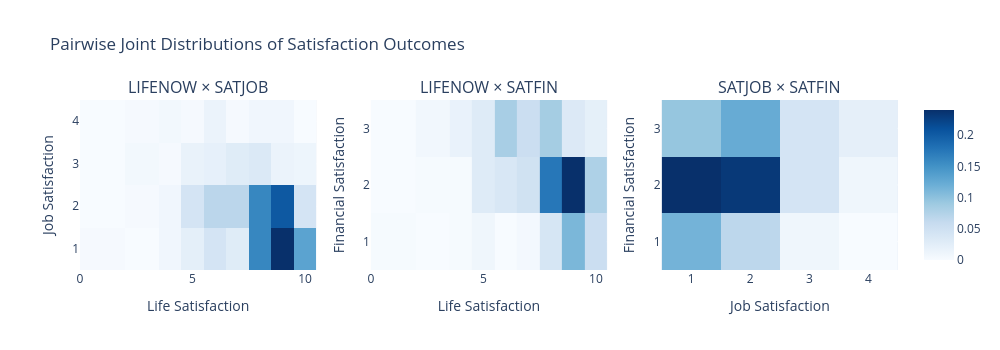

The code cell stored with this chart in its notebook:
### Code cell
# Visualize pairwise joint distributions
fig = make_subplots(rows=1, cols=3, subplot_titles=[
    'LIFENOW × SATJOB', 'LIFENOW × SATFIN', 'SATJOB × SATFIN'
])

# LIFENOW × SATJOB
crosstab1 = pd.crosstab(df_analysis['satjob'], df_analysis['lifenow'], normalize='all')
fig.add_trace(go.Heatmap(
    z=crosstab1.values,
    x=crosstab1.columns.astype(int),
    y=crosstab1.index.astype(int),
    colorscale='Blues',
    showscale=False
), row=1, col=1)

# LIFENOW × SATFIN
crosstab2 = pd.crosstab(df_analysis['satfin'], df_analysis['lifenow'], normalize='all')
fig.add_trace(go.Heatmap(
    z=crosstab2.values,
    x=crosstab2.columns.astype(int),
    y=crosstab2.index.astype(int),
    colorscale='Blues',
    showscale=False
), row=1, col=2)

# SATJOB × SATFIN
crosstab3 = pd.crosstab(df_analysis['satfin'], df_analysis['satjob'], normalize='all')
fig.add_trace(go.Heatmap(
    z=crosstab3.values,
    x=crosstab3.columns.astype(int),
    y=crosstab3.index.astype(int),
    colorscale='Blues',
    showscale=True
), row=1, col=3)

fig.update_xaxes(title_text='Life Satisfaction', row=1, col=1)
fig.update_yaxes(title_text='Job Satisfaction', row=1, col=1)
fig.update_xaxes(title_text='Life Satisfaction', row=1, col=2)
fig.update_yaxes(title_text='Financial Satisfaction', row=1, col=2)
fig.update_xaxes(title_text='Job Satisfaction', row=1, col=3)
fig.update_yaxes(title_text='Financial Satisfaction', row=1, col=3)

fig.update_layout(
    title='Pairwise Joint Distributions of Satisfaction Outcomes',
    height=350, width=1000
)
fig.show()

### Figure 1 — Plotly figure (JSON) as saved in the notebook; plotly's stock layout.template omitted (floating-point values rounded to 4 significant figures)
{"data": [{"colorscale": [[0, "rgb(247,251,255)"], [0.125, "rgb(222,235,247)"], [0.25, "rgb(198,219,239)"], [0.375, "rgb(158,202,225)"], [0.5, "rgb(107,174,214)"], [0.625, "rgb(66,146,198)"], [0.75, "rgb(33,113,181)"], [0.875, "rgb(8,81,156)"], [1, "rgb(8,48,107)"]], "showscale": false, "type": "heatmap", "x": [1, 3, 4, 5, 6, 7, 8, 9, 10], "xaxis": "x", "y": [1, 2, 3, 4], "yaxis": "y", "z": [[0.00202, 0.0, 0.006061, 0.01616, 0.0303, 0.0202, 0.1131, 0.1697, 0.09293], [0.0, 0.00202, 0.006061, 0.0303, 0.04848, 0.04848, 0.1131, 0.1434, 0.0303], [0.0, 0.00404, 0.00202, 0.01212, 0.01414, 0.0202, 0.02424, 0.0101, 0.008081], [0.0, 0.00202, 0.00404, 0.00202, 0.0101, 0.00202, 0.006061, 0.006061, 0.0]]}, {"colorscale": [[0, "rgb(247,251,255)"], [0.125, "rgb(222,235,247)"], [0.25, "rgb(198,219,239)"], [0.375, "rgb(158,202,225)"], [0.5, "rgb(107,174,214)"], [0.625, "rgb(66,146,198)"], [0.75, "rgb(33,113,181)"], [0.875, "rgb(8,81,156)"], [1, "rgb(8,48,107)"]], "showscale": false, "type": "heatmap", "x": [1, 3, 4, 5, 6, 7, 8, 9, 10], "xaxis": "x2", "y": [1, 2, 3], "yaxis": "y2", "z": [[0.00202, 0.0, 0.00202, 0.008081, 0.0, 0.00404, 0.03434, 0.09495, 0.04646], [0.0, 0.00202, 0.00202, 0.02626, 0.03232, 0.0404, 0.1495, 0.2061, 0.06667], [0.0, 0.006061, 0.01414, 0.02626, 0.07071, 0.04646, 0.07273, 0.02828, 0.01818]]}, {"colorscale": [[0, "rgb(247,251,255)"], [0.125, "rgb(222,235,247)"], [0.25, "rgb(198,219,239)"], [0.375, "rgb(158,202,225)"], [0.5, "rgb(107,174,214)"], [0.625, "rgb(66,146,198)"], [0.75, "rgb(33,113,181)"], [0.875, "rgb(8,81,156)"], [1, "rgb(8,48,107)"]], "showscale": true, "type": "heatmap", "x": [1, 2, 3, 4], "xaxis": "x3", "y": [1, 2, 3], "yaxis": "y3", "z": [[0.1152, 0.06667, 0.0101, 0.0], [0.2404, 0.2323, 0.04242, 0.0101], [0.09495, 0.1232, 0.04242, 0.02222]]}], "layout": {"annotations": [{"font": {"size": 16}, "showarrow": false, "text": "LIFENOW × SATJOB", "x": 0.1444, "xanchor": "center", "xref": "paper", "y": 1, "yanchor": "bottom", "yref": "paper"}, {"font": {"size": 16}, "showarrow": false, "text": "LIFENOW × SATFIN", "x": 0.5, "xanchor": "center", "xref": "paper", "y": 1, "yanchor": "bottom", "yref": "paper"}, {"font": {"size": 16}, "showarrow": false, "text": "SATJOB × SATFIN", "x": 0.8556, "xanchor": "center", "xref": "paper", "y": 1, "yanchor": "bottom", "yref": "paper"}], "height": 350, "title": {"text": "Pairwise Joint Distributions of Satisfaction Outcomes"}, "width": 1000, "xaxis": {"anchor": "y", "domain": [0, 0.2889], "title": {"text": "Life Satisfaction"}}, "xaxis2": {"anchor": "y2", "domain": [0.3556, 0.6444], "title": {"text": "Life Satisfaction"}}, "xaxis3": {"anchor": "y3", "domain": [0.7111, 1], "title": {"text": "Job Satisfaction"}}, "yaxis": {"anchor": "x", "domain": [0, 1], "title": {"text": "Job Satisfaction"}}, "yaxis2": {"anchor": "x2", "domain": [0, 1], "title": {"text": "Financial Satisfaction"}}, "yaxis3": {"anchor": "x3", "domain": [0, 1], "title": {"text": "Financial Satisfaction"}}}}
